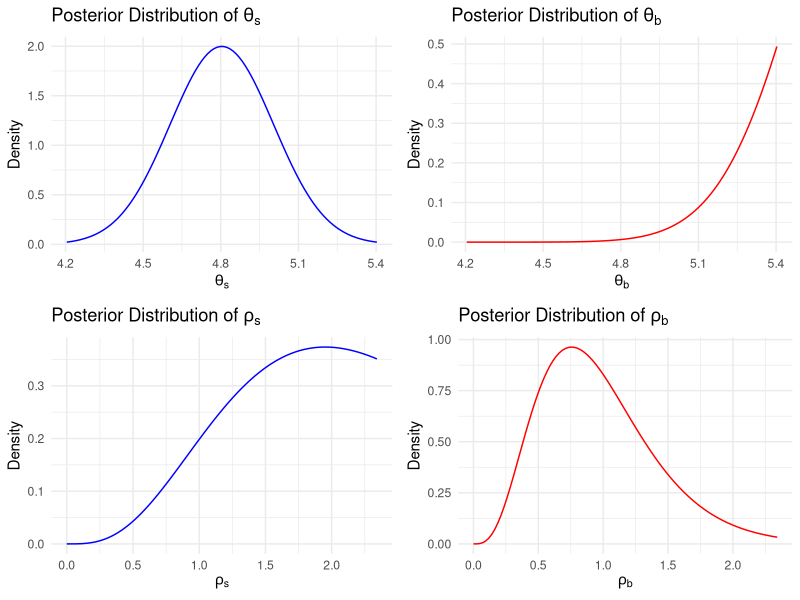

Here is the R script that generated this plot:
## ---- chunk 1
knitr::opts_chunk$set(echo = TRUE)
## ---- chunk 2
# Load libraries
library(ggplot2)
library(gridExtra)

## ---- chunk 3
# HCB concentration data
surface <- c(3.74, 4.61, 4.00, 4.67, 4.87, 5.12, 4.52, 5.29, 5.74, 5.48)
bottom <- c(5.44, 6.88, 5.37, 5.44, 5.03, 6.48, 3.89, 5.85, 6.85, 7.16)

#View results
print(surface)
print(bottom)
## ---- chunk 4
# Sample means and variances
mean_surface <- mean(surface)
mean_bottom <- mean(bottom)
var_surface <- var(surface)
var_bottom <- var(bottom)

# Number of samples
n_s <- length(surface)
n_b <- length(bottom)


## ---- chunk 5
# Posterior parameters for theta_s and rho_s
posterior_theta_s_mean <- mean_surface
posterior_theta_s_var <- var_surface / n_s

posterior_rho_s_shape <- (n_s - 1) / 2
posterior_rho_s_rate <- (n_s - 1) * var_surface / 2

# Posterior parameters for theta_b and rho_b
posterior_theta_b_mean <- mean_bottom
posterior_theta_b_var <- var_bottom / n_b

posterior_rho_b_shape <- (n_b - 1) / 2
posterior_rho_b_rate <- (n_b - 1) * var_bottom / 2

## ---- chunk 6
# Posterior distributions for theta
theta_s_dist <- function(x) dnorm(x, mean = posterior_theta_s_mean, sd = sqrt(posterior_theta_s_var))
theta_b_dist <- function(x) dnorm(x, mean = posterior_theta_b_mean, sd = sqrt(posterior_theta_b_var))

# Posterior distributions for rho
rho_s_dist <- function(x) dgamma(x, shape = posterior_rho_s_shape, rate = posterior_rho_s_rate)
rho_b_dist <- function(x) dgamma(x, shape = posterior_rho_b_shape, rate = posterior_rho_b_rate)

# Generate sequence for theta (mean) distributions
theta_x <- seq(posterior_theta_s_mean - 3 * sqrt(posterior_theta_s_var), 
               posterior_theta_s_mean + 3 * sqrt(posterior_theta_s_var), length.out = 100)

theta_s_data <- data.frame(x = theta_x, y = theta_s_dist(theta_x))
theta_b_data <- data.frame(x = theta_x, y = theta_b_dist(theta_x))

# Generate sequence for rho (precision) distributions
rho_x <- seq(0, qgamma(0.99, shape = posterior_rho_b_shape, rate = posterior_rho_b_rate), length.out = 100)

rho_s_data <- data.frame(x = rho_x, y = rho_s_dist(rho_x))
rho_b_data <- data.frame(x = rho_x, y = rho_b_dist(rho_x))


## ---- chunk 7
# Plot for theta_s (mean for surface)
p1 <- ggplot(theta_s_data, aes(x, y)) + 
  geom_line(color = "blue") +
  labs(title = expression(paste("Posterior Distribution of ", theta[s])),
       x = expression(theta[s]), y = "Density") +
  theme_minimal()

# Plot for theta_b (mean for bottom)
p2 <- ggplot(theta_b_data, aes(x, y)) + 
  geom_line(color = "red") +
  labs(title = expression(paste("Posterior Distribution of ", theta[b])),
       x = expression(theta[b]), y = "Density") +
  theme_minimal()

# Plot for rho_s (precision for surface)
p3 <- ggplot(rho_s_data, aes(x, y)) + 
  geom_line(color = "blue") +
  labs(title = expression(paste("Posterior Distribution of ", rho[s])),
       x = expression(rho[s]), y = "Density") +
  theme_minimal()

# Plot for rho_b (precision for bottom)
p4 <- ggplot(rho_b_data, aes(x, y)) + 
  geom_line(color = "red") +
  labs(title = expression(paste("Posterior Distribution of ", rho[b])),
       x = expression(rho[b]), y = "Density") +
  theme_minimal()

# Arrange the plots in a 2x2 grid
grid.arrange(p1, p2, p3, p4, ncol = 2)

## ---- chunk 8
# Credible intervals for theta_s and theta_b (Normal distribution)
theta_s_lower <- posterior_theta_s_mean - qnorm(0.95) * sqrt(posterior_theta_s_var)
theta_s_upper <- posterior_theta_s_mean + qnorm(0.95) * sqrt(posterior_theta_s_var)

theta_b_lower <- posterior_theta_b_mean - qnorm(0.95) * sqrt(posterior_theta_b_var)
theta_b_upper <- posterior_theta_b_mean + qnorm(0.95) * sqrt(posterior_theta_b_var)

# Credible intervals for rho_s and rho_b (Gamma distribution)
rho_s_lower <- qgamma(0.05, shape = posterior_rho_s_shape, rate = posterior_rho_s_rate)
rho_s_upper <- qgamma(0.95, shape = posterior_rho_s_shape, rate = posterior_rho_s_rate)

rho_b_lower <- qgamma(0.05, shape = posterior_rho_b_shape, rate = posterior_rho_b_rate)
rho_b_upper <- qgamma(0.95, shape = posterior_rho_b_shape, rate = posterior_rho_b_rate)

# Display results
cat("90% Credible Interval for theta_s:", theta_s_lower, "to", theta_s_upper, "\n")
cat("90% Credible Interval for theta_b:", theta_b_lower, "to", theta_b_upper, "\n")
cat("90% Credible Interval for rho_s:", rho_s_lower, "to", rho_s_upper, "\n")
cat("90% Credible Interval for rho_b:", rho_b_lower, "to", rho_b_upper, "\n")

## ---- chunk 9
# Set seed for reproducibility
set.seed(123)

# Number of samples for Monte Carlo
num_samples <- 10000

# Vectors to store Monte Carlo samples
theta_s_samples <- numeric(num_samples)
theta_b_samples <- numeric(num_samples)
rho_s_samples <- numeric(num_samples)
rho_b_samples <- numeric(num_samples)

# Generate samples
for (i in 1:num_samples) {
  # Sample rho_s and rho_b from Gamma distributions
  rho_s_samples[i] <- rgamma(1, shape = -0.5 + n_s / 2, rate = sum((surface - mean_surface)^2) / 2)
  rho_b_samples[i] <- rgamma(1, shape = -0.5 + n_b / 2, rate = sum((bottom - mean_bottom)^2) / 2)
  
  # Sample theta_s and theta_b from Normal distributions
  theta_s_samples[i] <- rnorm(1, mean = mean_surface, sd = sqrt(1 / (rho_s_samples[i] * n_s)))
  theta_b_samples[i] <- rnorm(1, mean = mean_bottom, sd = sqrt(1 / (rho_b_samples[i] * n_b)))
}

## ---- chunk 10
# Compute credible intervals
theta_s_ci <- quantile(theta_s_samples, probs = c(0.05, 0.95))
theta_b_ci <- quantile(theta_b_samples, probs = c(0.05, 0.95))
rho_s_ci <- quantile(rho_s_samples, probs = c(0.05, 0.95))
rho_b_ci <- quantile(rho_b_samples, probs = c(0.05, 0.95))

cat("90% CI for theta_s:", theta_s_ci, "\n")
cat("90% CI for theta_b:", theta_b_ci, "\n")
cat("90% CI for rho_s:", rho_s_ci, "\n")
cat("90% CI for rho_b:", rho_b_ci, "\n")

## ---- chunk 11
# Probability that theta_b > theta_s
prob_theta_b_greater <- mean(theta_b_samples > theta_s_samples)

# Compute standard deviations from rho samples
sigma_s_samples <- 1 / sqrt(rho_s_samples)
sigma_b_samples <- 1 / sqrt(rho_b_samples)

# Probability that sigma_b > sigma_s
prob_sigma_b_greater <- mean(sigma_b_samples > sigma_s_samples)

cat("Probability that theta_b > theta_s:", prob_theta_b_greater, "\n")
cat("Probability that sigma_b > sigma_s:", prob_sigma_b_greater, "\n")

